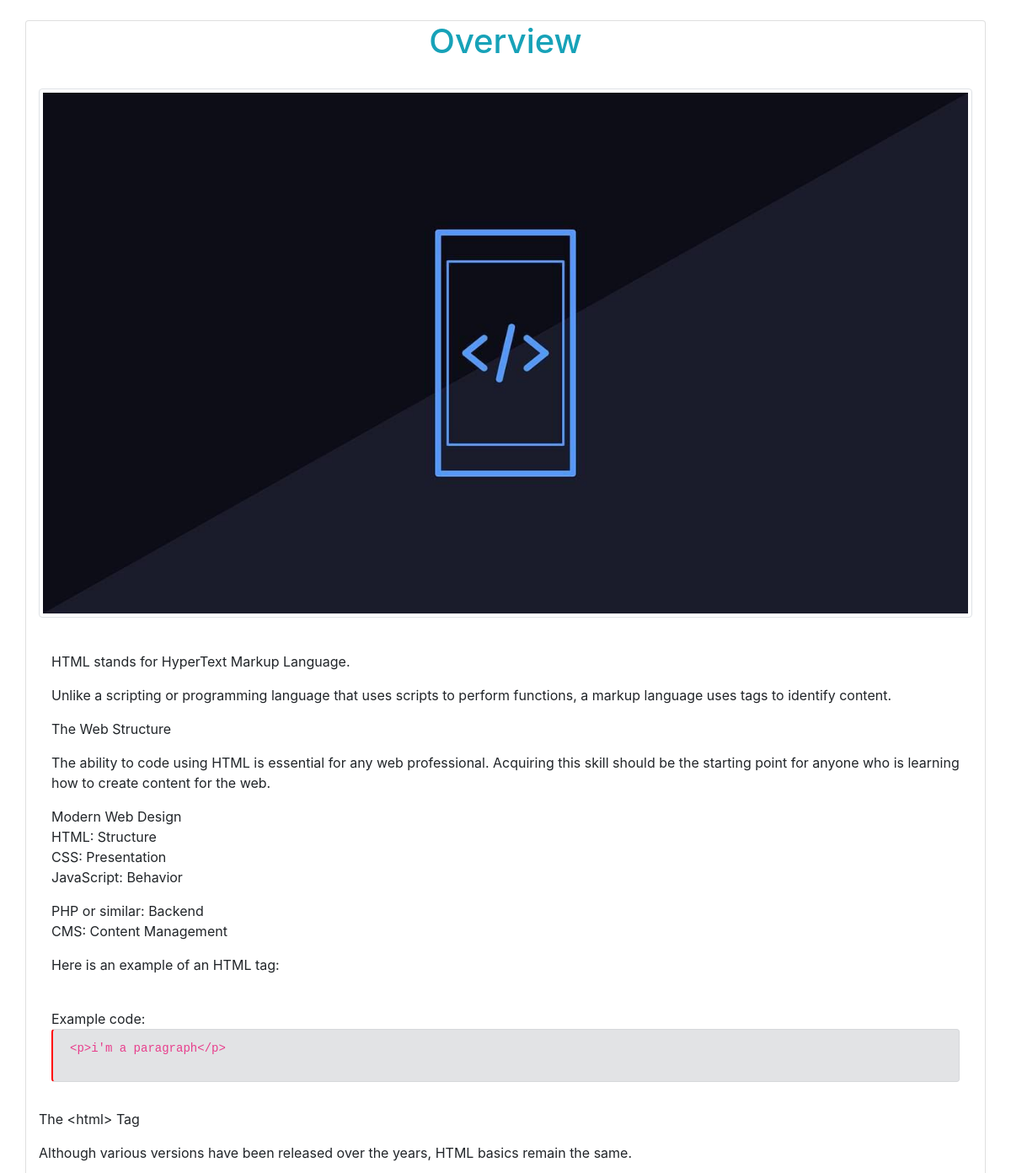
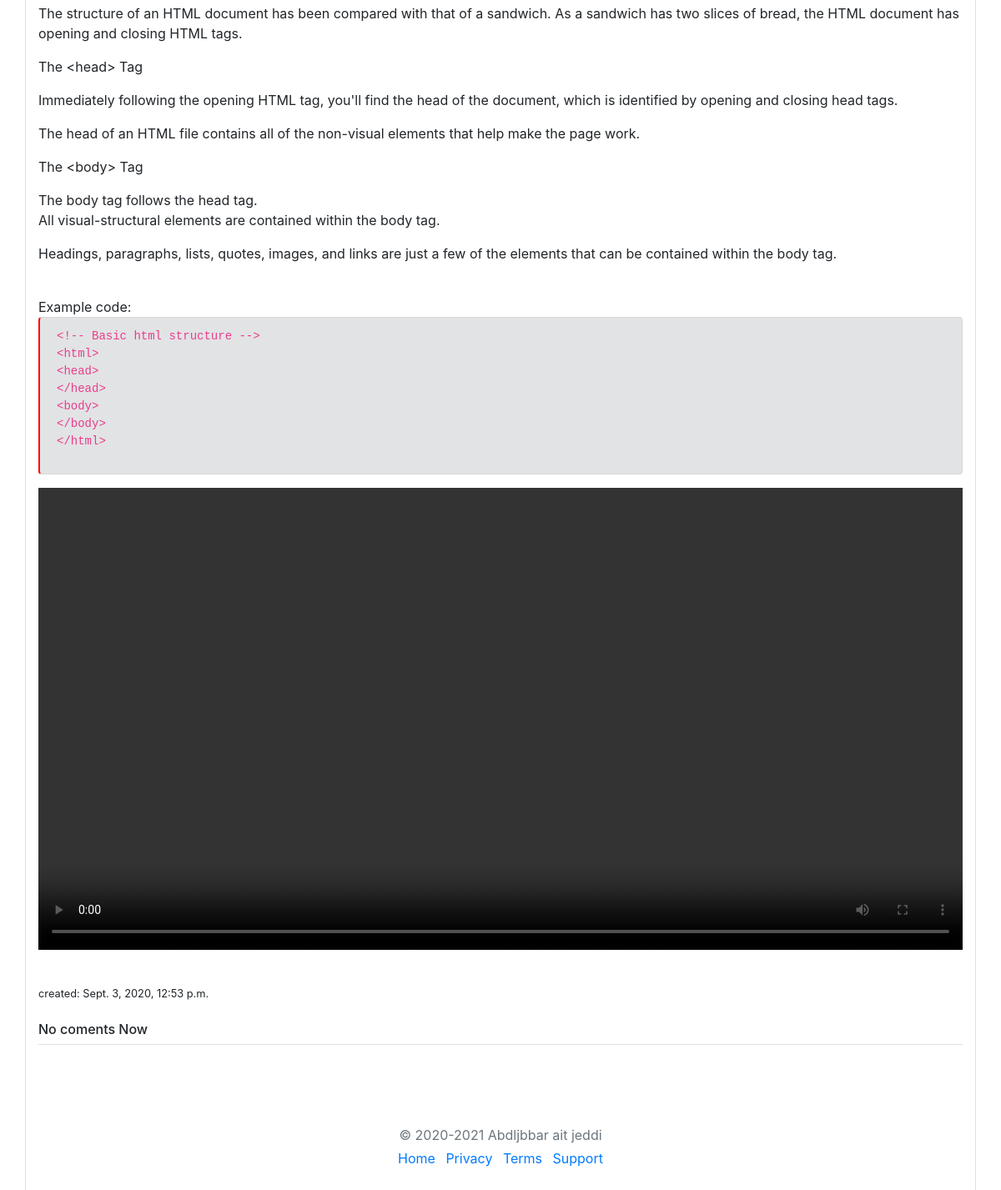
/html/1/, run on the app's committed database (2 pictures, top to bottom).
### post/models.py (models this page shows, shortened)
class Post(models.Model):
    user = models.ForeignKey(User, on_delete=models.CASCADE)
    title = models.CharField(max_length=100)
    image = models.FileField(upload_to='images/')
    content1 = models.TextField(default=' ')
    code1 = models.TextField(default=' ')
    content2 = models.TextField(default=' ')
    code2 = models.TextField(default=' ')
    video = models.FileField(upload_to='video/')
    time = models.DateTimeField(default=timezone.now)

### post/views.py (the view)
# urls.py: path('<id>/', views.detail, name='detail'),
def detail(request, id):
    post = get_object_or_404(Post, id=id)
    all_coment = Coment.objects.all()
    var = len(all_coment)
    profile = Profile.objects.all()
    context = {
        'profile': profile,
        'post': post,
        'var': var,
        'all_coment': all_coment,
    }
    return render(request, 'post/detail.html', context)

### templates/post/detail.html
{% extends 'base.html' %}
{% load crispy_forms_tags %}
{% block content %}
  <br>
<div class="container card">
  <h1 class="text-center text-info">{{ post.title }}</h1>
  <br>
  <center>
  <img src="{{ post.image.url }}" class="img-thumbnail" height="100px"/>
  </center>
  <br>
  <div class="container">
       <p class="lead text-muted">{{ post.content1 | escape | linebreaks }}</p>
       <br>Example code:
       <div class="alert alert-secondary" style="border-left: 2px solid red">
       <code class="highlighter-rouge language-html" data-lang="html">
         {{ post.code1 | escape | linebreaks }}
       </code>
       </div>
  </div>
    <div class="">
      <p class="lead text-muted">{{ post.content2 | escape | linebreaks }}</p>
      <br>Example code:
      <div class="alert alert-secondary" style="border-left: 2px solid red">
        <code class="highlighter-rouge language-html" data-lang="html">
          {{ post.code2 | escape | linebreaks }}
        </code>
      </div>
    </div>
    <video controls src="{{ post.video.url }}"></video>
    <br>
    <small style="margin-top: 19px;">created: {{ post.time }}</small>
{% if all_coment %}
 <main role="main" class="container">
    <div class="my-3 p-3 bg-white rounded shadow-sm">
   <h6 class="border-bottom border-gray pb-2 mb-0">Coments {{ var }}</h6>
  {% for coment in all_coment %}
   <div class="media text-muted pt-3">
    <img src="{{ user.profile.image.url }}" class="bd-placeholder-img mr-2 rounded" width="42" height="42" xmlns="http://www.w3.org/2000/svg" preserveAspectRatio="xMidYMid slice" focusable="false" role="img" aria-label="Placeholder: 32x32">
          <rect width="100%" height="100%" fill="#007bff" />
        <p class="media-body pb-3 mb-0 small lh-125 border-bottom border-gray">
          <strong class="d-block text-primary">{{ user.username }}</strong>
          {{ coment.coment }}
         <br>
          <small>{{ coment.time }}</small>
        </p>
    </div>
  {% endfor %}
    </div>
  </main>
      <div class="container">
         <form method="post">
             {% csrf_token %}
             {{ form | crispy }}
            <button type="submit" class="btn btn-outline-secondary btn-sm">+ Add Coment</button>
         </form>
      </div>
{% else %}
  <br>
  <h6 class="border-bottom border-gray pb-2 mb-0">No coments Now</h6>
{% endif %}
{% endblock %}

### data on the page
Post: title "Overview", image (picture), content1 "HTML stands for HyperText Markup Language. Unlike a scripting or programming language that uses scripts to perform functions, a markup language uses tags to identify content. The Web Structure The ability to code using HTML is essential for any web professional. Acquiring this skill should be the starting point for anyone who is learning how to create content for the web. Modern Web Design HTML: Structure CSS: Presentation JavaScript: Behavior PHP or similar: Backend CMS: Content Management Here is an example of an HTML tag:", code1 "<p>i'm a paragraph</p>", content2 "The <html> Tag Although various versions have been released over the years, HTML basics remain the same. The structure of an HTML document has been compared with that of a sandwich. As a sandwich has two slices of bread, the HTML document has opening and closing HTML tags. The <head> Tag Immediately following the opening HTML tag, you'll find the head of the document, which is identified by opening and closing head tags. The head of an HTML file contains all of the non-visual elements that help make the page work. The <body> Tag The body tag follows the head tag. All visual-structural elements are contained within the body tag. Headings, paragraphs, lists, quotes, images, and links are just…", code2 "<!-- Basic html structure --> <html> <head> </head> <body> </body> </html>", time "Sept. 3, 2020, 12:53 p.m."
